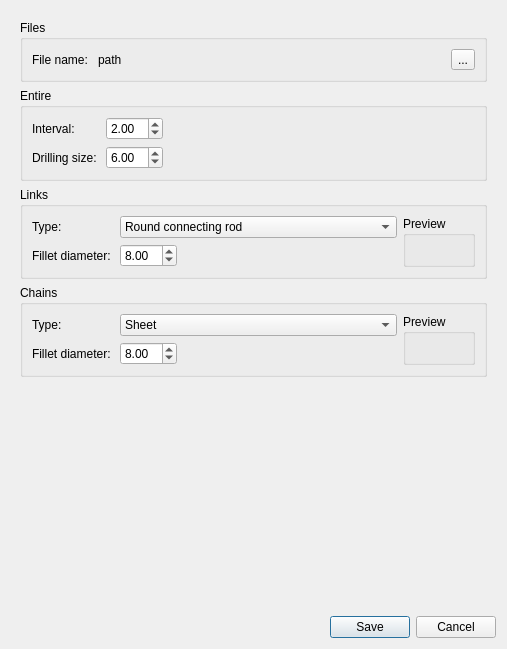
<?xml version="1.0" encoding="UTF-8"?>
<ui version="4.0">
 <class>Dialog</class>
 <widget class="QDialog" name="Dialog">
  <property name="geometry">
   <rect>
    <x>0</x>
    <y>0</y>
    <width>507</width>
    <height>649</height>
   </rect>
  </property>
  <property name="sizePolicy">
   <sizepolicy hsizetype="Expanding" vsizetype="Expanding">
    <horstretch>0</horstretch>
    <verstretch>0</verstretch>
   </sizepolicy>
  </property>
  <property name="minimumSize">
   <size>
    <width>507</width>
    <height>649</height>
   </size>
  </property>
  <property name="maximumSize">
   <size>
    <width>507</width>
    <height>649</height>
   </size>
  </property>
  <property name="windowTitle">
   <string>DXF models</string>
  </property>
  <property name="windowIcon">
   <iconset resource="../../icons.qrc">
    <normaloff>:/icons/bezier.png</normaloff>:/icons/bezier.png</iconset>
  </property>
  <property name="sizeGripEnabled">
   <bool>false</bool>
  </property>
  <property name="modal">
   <bool>true</bool>
  </property>
  <layout class="QVBoxLayout" name="verticalLayout">
   <item>
    <widget class="QWidget" name="verticalWidget" native="true">
     <layout class="QVBoxLayout" name="verticalLayout_9">
      <property name="leftMargin">
       <number>9</number>
      </property>
      <property name="topMargin">
       <number>9</number>
      </property>
      <property name="rightMargin">
       <number>9</number>
      </property>
      <property name="bottomMargin">
       <number>9</number>
      </property>
      <item>
       <widget class="QGroupBox" name="groupBox">
        <property name="title">
         <string>Files</string>
        </property>
        <layout class="QVBoxLayout" name="verticalLayout_2">
         <item>
          <layout class="QHBoxLayout" name="horizontalLayout_2">
           <item>
            <widget class="QLabel" name="label">
             <property name="sizePolicy">
              <sizepolicy hsizetype="Fixed" vsizetype="Preferred">
               <horstretch>0</horstretch>
               <verstretch>0</verstretch>
              </sizepolicy>
             </property>
             <property name="text">
              <string>File name: </string>
             </property>
            </widget>
           </item>
           <item>
            <widget class="QLabel" name="folderPath">
             <property name="text">
              <string>path</string>
             </property>
            </widget>
           </item>
           <item>
            <widget class="QToolButton" name="setPath">
             <property name="text">
              <string>...</string>
             </property>
            </widget>
           </item>
          </layout>
         </item>
        </layout>
       </widget>
      </item>
      <item>
       <widget class="QGroupBox" name="groupBox_10">
        <property name="title">
         <string>Entire</string>
        </property>
        <layout class="QVBoxLayout" name="verticalLayout_3">
         <item>
          <layout class="QGridLayout" name="gridLayout">
           <item row="1" column="0">
            <widget class="QLabel" name="label_15">
             <property name="text">
              <string>Drilling size: </string>
             </property>
            </widget>
           </item>
           <item row="1" column="1">
            <layout class="QHBoxLayout" name="horizontalLayout_17">
             <item>
              <widget class="QDoubleSpinBox" name="DrillingVal">
               <property name="minimum">
                <double>0.010000000000000</double>
               </property>
               <property name="value">
                <double>6.000000000000000</double>
               </property>
              </widget>
             </item>
             <item>
              <spacer name="horizontalSpacer_10">
               <property name="orientation">
                <enum>Qt::Horizontal</enum>
               </property>
               <property name="sizeHint" stdset="0">
                <size>
                 <width>40</width>
                 <height>20</height>
                </size>
               </property>
              </spacer>
             </item>
            </layout>
           </item>
           <item row="0" column="0">
            <widget class="QLabel" name="label_3">
             <property name="text">
              <string>Interval:</string>
             </property>
            </widget>
           </item>
           <item row="0" column="1">
            <layout class="QHBoxLayout" name="horizontalLayout_3">
             <item>
              <widget class="QDoubleSpinBox" name="IntervalVal">
               <property name="value">
                <double>2.000000000000000</double>
               </property>
              </widget>
             </item>
             <item>
              <spacer name="horizontalSpacer_2">
               <property name="orientation">
                <enum>Qt::Horizontal</enum>
               </property>
               <property name="sizeHint" stdset="0">
                <size>
                 <width>40</width>
                 <height>20</height>
                </size>
               </property>
              </spacer>
             </item>
            </layout>
           </item>
          </layout>
         </item>
        </layout>
       </widget>
      </item>
      <item>
       <widget class="QGroupBox" name="groupBox_7">
        <property name="title">
         <string>Links</string>
        </property>
        <layout class="QHBoxLayout" name="horizontalLayout_15">
         <item>
          <layout class="QFormLayout" name="formLayout_4">
           <item row="0" column="0">
            <widget class="QLabel" name="label_8">
             <property name="text">
              <string>Type: </string>
             </property>
            </widget>
           </item>
           <item row="0" column="1">
            <widget class="QComboBox" name="LinkType">
             <item>
              <property name="text">
               <string>Round connecting rod</string>
              </property>
             </item>
            </widget>
           </item>
           <item row="1" column="0">
            <widget class="QLabel" name="label_10">
             <property name="text">
              <string>Fillet diameter: </string>
             </property>
            </widget>
           </item>
           <item row="1" column="1">
            <layout class="QHBoxLayout" name="horizontalLayout_13">
             <item>
              <widget class="QDoubleSpinBox" name="LinkWidthVal">
               <property name="minimum">
                <double>0.010000000000000</double>
               </property>
               <property name="value">
                <double>8.000000000000000</double>
               </property>
              </widget>
             </item>
             <item>
              <spacer name="horizontalSpacer_8">
               <property name="orientation">
                <enum>Qt::Horizontal</enum>
               </property>
               <property name="sizeHint" stdset="0">
                <size>
                 <width>40</width>
                 <height>20</height>
                </size>
               </property>
              </spacer>
             </item>
            </layout>
           </item>
          </layout>
         </item>
         <item>
          <widget class="QGroupBox" name="groupBox_11">
           <property name="title">
            <string>Preview</string>
           </property>
           <layout class="QVBoxLayout" name="verticalLayout_7">
            <property name="leftMargin">
             <number>6</number>
            </property>
            <property name="topMargin">
             <number>6</number>
            </property>
            <property name="rightMargin">
             <number>6</number>
            </property>
            <property name="bottomMargin">
             <number>6</number>
            </property>
            <item>
             <widget class="QLabel" name="LinkImage">
              <property name="text">
               <string/>
              </property>
             </widget>
            </item>
           </layout>
          </widget>
         </item>
        </layout>
       </widget>
      </item>
      <item>
       <widget class="QGroupBox" name="groupBox_9">
        <property name="title">
         <string>Chains</string>
        </property>
        <layout class="QHBoxLayout" name="horizontalLayout_16">
         <item>
          <layout class="QFormLayout" name="formLayout_5">
           <item row="0" column="0">
            <widget class="QLabel" name="label_12">
             <property name="text">
              <string>Type: </string>
             </property>
            </widget>
           </item>
           <item row="0" column="1">
            <widget class="QComboBox" name="ChainType">
             <item>
              <property name="text">
               <string>Sheet</string>
              </property>
             </item>
            </widget>
           </item>
           <item row="1" column="1">
            <layout class="QHBoxLayout" name="horizontalLayout_14">
             <item>
              <widget class="QDoubleSpinBox" name="ChainWidthVal">
               <property name="minimum">
                <double>0.010000000000000</double>
               </property>
               <property name="value">
                <double>8.000000000000000</double>
               </property>
              </widget>
             </item>
             <item>
              <spacer name="horizontalSpacer_9">
               <property name="orientation">
                <enum>Qt::Horizontal</enum>
               </property>
               <property name="sizeHint" stdset="0">
                <size>
                 <width>40</width>
                 <height>20</height>
                </size>
               </property>
              </spacer>
             </item>
            </layout>
           </item>
           <item row="1" column="0">
            <widget class="QLabel" name="label_14">
             <property name="text">
              <string>Fillet diameter: </string>
             </property>
            </widget>
           </item>
          </layout>
         </item>
         <item>
          <widget class="QGroupBox" name="groupBox_12">
           <property name="title">
            <string>Preview</string>
           </property>
           <layout class="QVBoxLayout" name="verticalLayout_8">
            <property name="leftMargin">
             <number>6</number>
            </property>
            <property name="topMargin">
             <number>6</number>
            </property>
            <property name="rightMargin">
             <number>6</number>
            </property>
            <property name="bottomMargin">
             <number>6</number>
            </property>
            <item>
             <widget class="QLabel" name="ChainImage">
              <property name="text">
               <string/>
              </property>
             </widget>
            </item>
           </layout>
          </widget>
         </item>
        </layout>
       </widget>
      </item>
      <item>
       <spacer name="verticalSpacer_2">
        <property name="orientation">
         <enum>Qt::Vertical</enum>
        </property>
        <property name="sizeHint" stdset="0">
         <size>
          <width>20</width>
          <height>180</height>
         </size>
        </property>
       </spacer>
      </item>
     </layout>
    </widget>
   </item>
   <item>
    <layout class="QHBoxLayout" name="horizontalLayout">
     <item>
      <spacer name="horizontalSpacer">
       <property name="orientation">
        <enum>Qt::Horizontal</enum>
       </property>
       <property name="sizeHint" stdset="0">
        <size>
         <width>40</width>
         <height>20</height>
        </size>
       </property>
      </spacer>
     </item>
     <item>
      <widget class="QDialogButtonBox" name="buttonBox">
       <property name="standardButtons">
        <set>QDialogButtonBox::Cancel|QDialogButtonBox::Save</set>
       </property>
      </widget>
     </item>
    </layout>
   </item>
  </layout>
 </widget>
 <resources>
  <include location="../../icons.qrc"/>
 </resources>
 <connections>
  <connection>
   <sender>buttonBox</sender>
   <signal>rejected()</signal>
   <receiver>Dialog</receiver>
   <slot>reject()</slot>
   <hints>
    <hint type="sourcelabel">
     <x>292</x>
     <y>332</y>
    </hint>
    <hint type="destinationlabel">
     <x>199</x>
     <y>181</y>
    </hint>
   </hints>
  </connection>
  <connection>
   <sender>buttonBox</sender>
   <signal>accepted()</signal>
   <receiver>Dialog</receiver>
   <slot>accept()</slot>
   <hints>
    <hint type="sourcelabel">
     <x>389</x>
     <y>596</y>
    </hint>
    <hint type="destinationlabel">
     <x>261</x>
     <y>309</y>
    </hint>
   </hints>
  </connection>
 </connections>
</ui>
